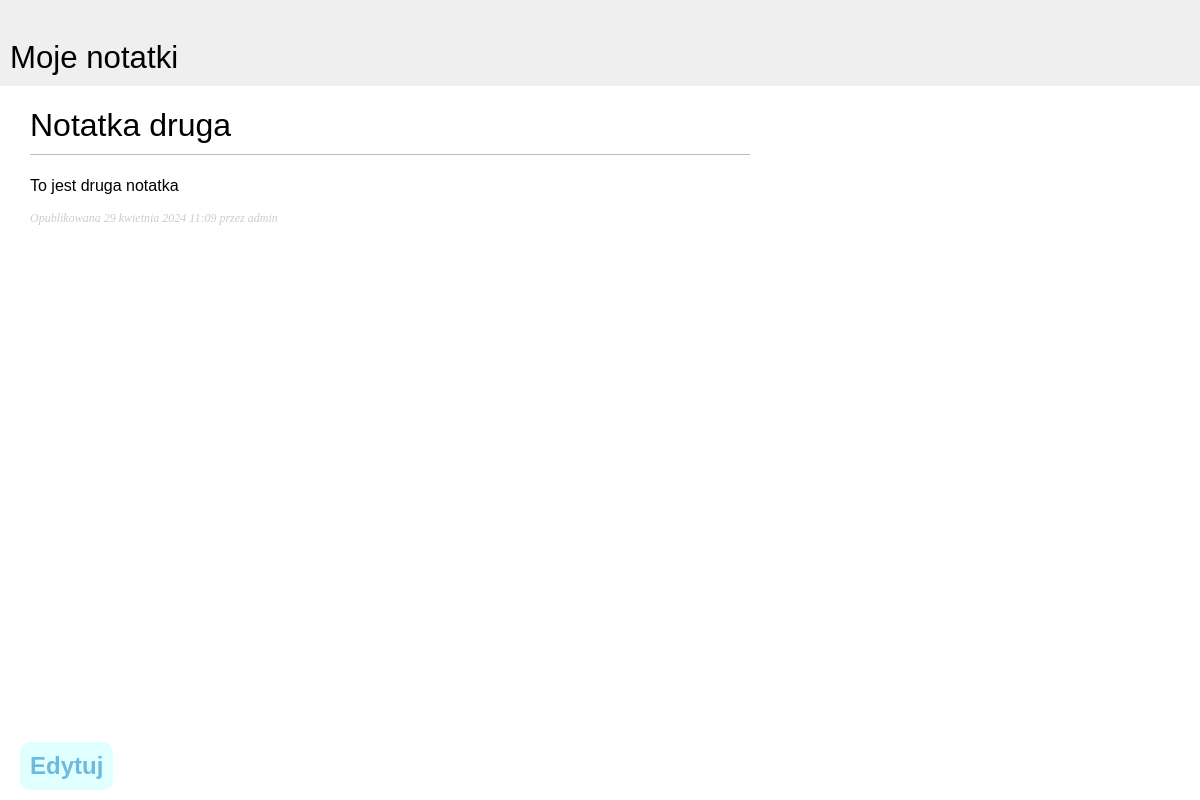
The page /notes/2024/4/29/notatka-druga/ on the database its author committed.
### aplikacjaBlog/models.py (models this page shows, shortened)
class Post(models.Model):
    title = models.CharField(max_length=250)
    body = models.TextField()
    slug = models.SlugField(max_length=250, unique_for_date="publish")
    publish = models.DateTimeField(default=timezone.now)
    created = models.DateTimeField(auto_now_add=True)
    updated = models.DateTimeField(auto_now=True)
    author = models.ForeignKey(User, on_delete=models.CASCADE, related_name="blog_posts")
    STATUS_COICES = {
        ("draft", "draft"),
        ("published", "Published")
    }
    status = models.CharField(max_length=10, choices=STATUS_COICES, default="draft")
    class Meta:
        ordering = ("-publish",)

### aplikacjaBlog/views.py (the view)
# urls.py: path('<int:year>/<int:month>/<int:day>/<slug:slug>/', views.post_detail, name='post_detail'),
def post_detail(request, year, month, day, slug):
    post = get_object_or_404(Post, slug=slug,
                             status='published',
                             publish__year=year,
                             publish__month=month,
                             publish__day=day)
    return render(request, 'Blog/post/detail.html', {'post': post})

### aplikacjaBlog/templates/Blog/post/detail.html (shortened to what this page needs)
{% extends "blog/base.html" %}
{% block content %}
    <h1>{{ post.title }}</h1>
    {{ post.body|linebreaks }}
    <p class="date">
        Opublikowana {{ post.publish }} przez {{ post.author }}
    </p>
    <div id="editnote">
        <a href="/admin/aplikacjaBlog/post/{{ post.id }}/change">
               <h3 id="edit">Edytuj</h3>
        </a>
    </div>
{% endblock %}

### aplikacjaBlog/static/css/style.css (style rules this page uses)
body { margin:0; padding:0; font-family:helvetica, sans-serif; }
a { color:#6cbae0; text-decoration:none; }
h1 { font-weight:normal; border-bottom:1px solid #bbb; padding:0 0 10px 0; }
p.date { color:#ccc; font-family: georgia, serif; font-size: 12px; font-style: italic; }
#edit { position: absolute; left: 20px; bottom: 10px; margin: 0; padding: 10px; font-size: 150%; background-color: lightcyan; border-radius: 10px; text-align: center; }

### rows shown on the page
Post: title "Notatka druga", body "To jest druga notatka", publish "29 kwietnia 2024 11:09", author "admin"
